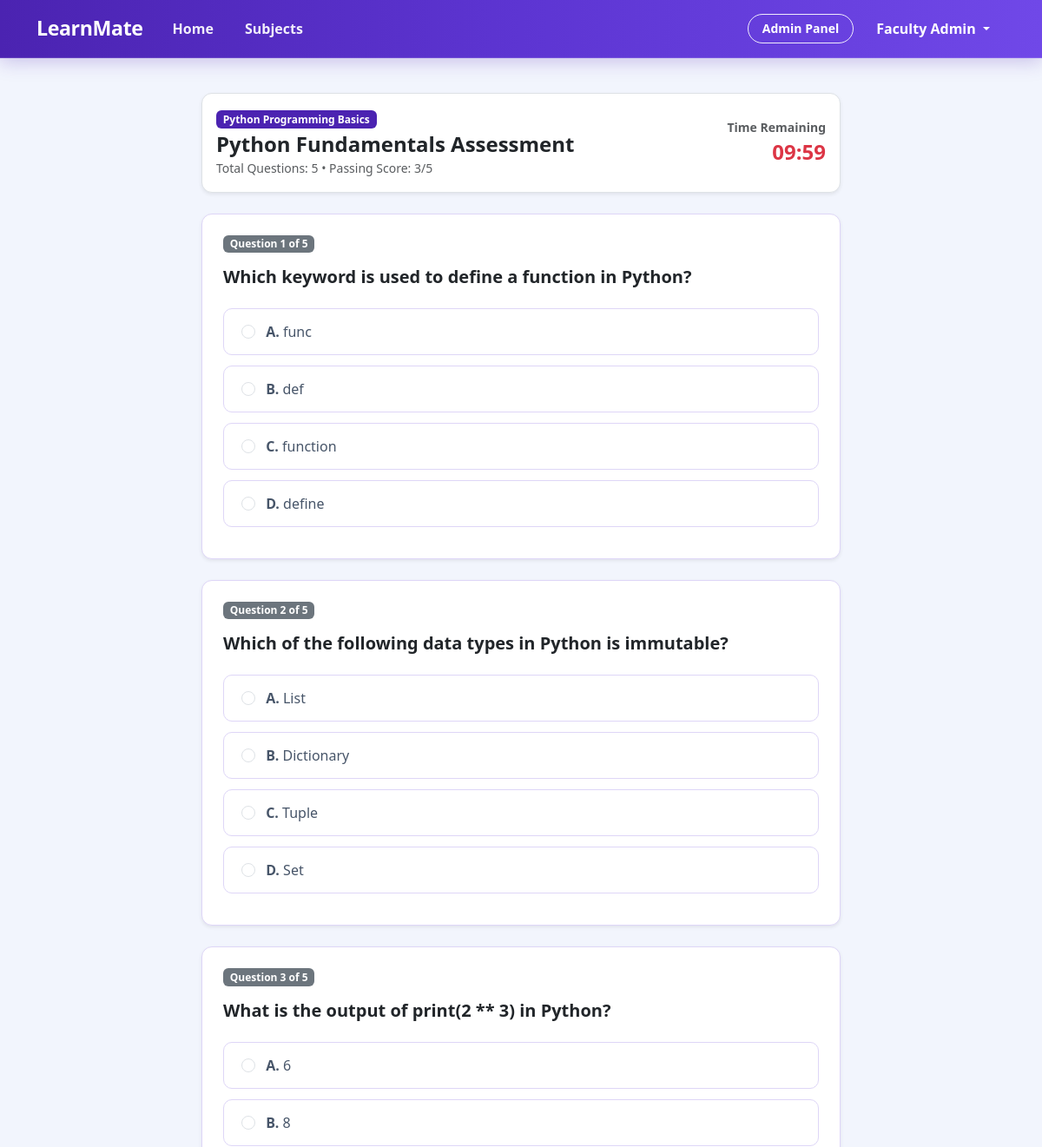
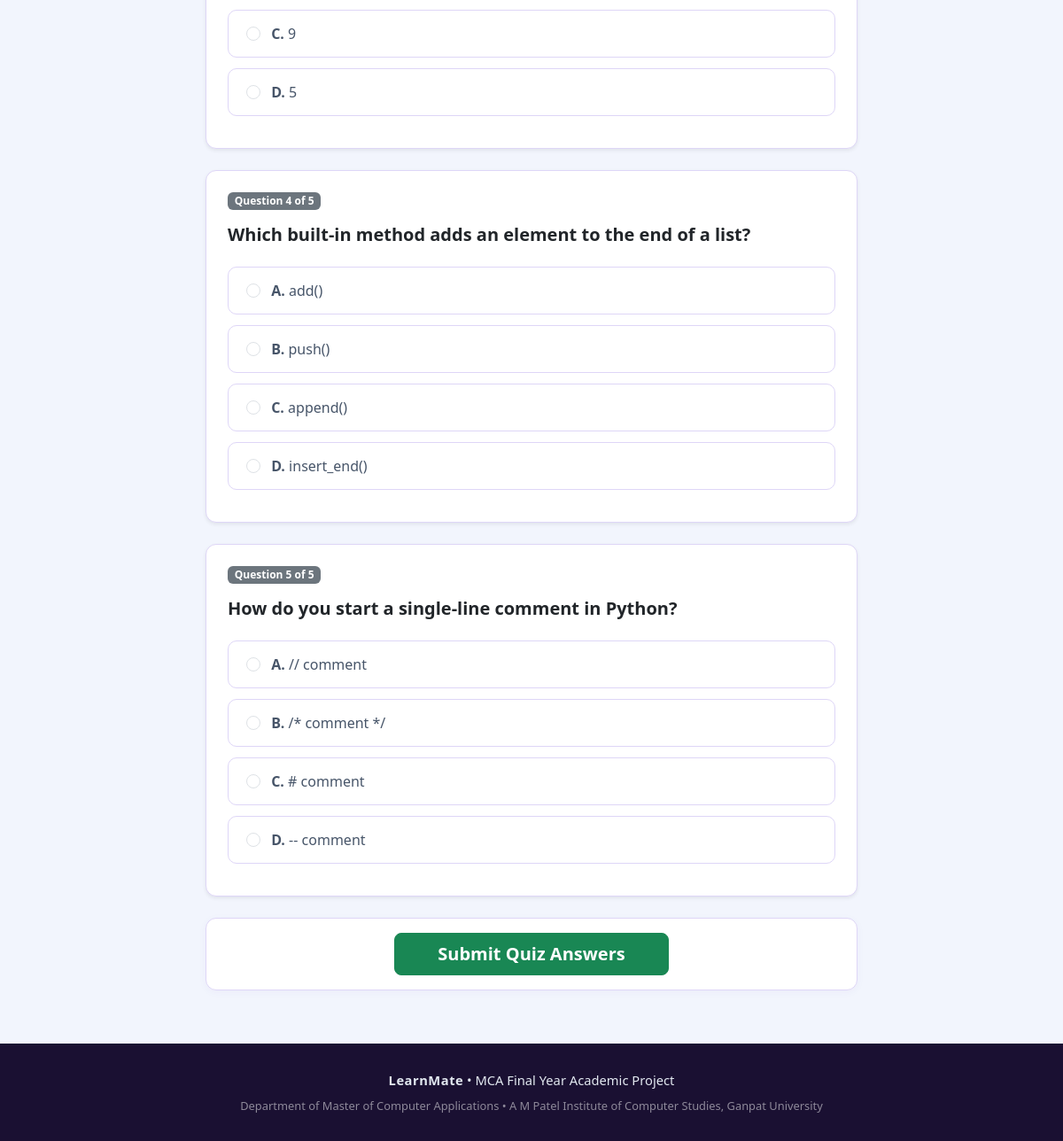
/quiz/1/take/ (signed in), run on the app's committed database (2 pictures, top to bottom).
### main_app/models.py (models this page shows, shortened)
class Quiz(models.Model):
    quiz_id = models.AutoField(primary_key=True)
    subject = models.ForeignKey(Subject, on_delete=models.CASCADE, related_name='quizzes')
    quiz_title = models.CharField(max_length=150)
    total_questions = models.IntegerField(default=5)
    passing_marks = models.IntegerField(default=3)
    created_by = models.ForeignKey(User, on_delete=models.CASCADE)
    created_at = models.DateTimeField(auto_now_add=True)
    class Meta:
        db_table = 'quiz'
        verbose_name = 'Quiz'
        verbose_name_plural = 'Quizzes'

class Subject(models.Model):
    subject_id = models.AutoField(primary_key=True)
    subject_name = models.CharField(max_length=100)
    description = models.TextField()
    image = models.ImageField(upload_to='subjects/', null=True, blank=True, help_text="Upload subject cover image")
    image_url = models.URLField(max_length=500, null=True, blank=True, help_text="Or paste direct web image URL")
    created_by = models.ForeignKey(User, on_delete=models.CASCADE, related_name='subjects_created')
    created_at = models.DateTimeField(auto_now_add=True)
    class Meta:
        db_table = 'subject'
        verbose_name = 'Subject'
        verbose_name_plural = 'Subjects'

class QuizQuestion(models.Model):
    ANSWER_CHOICES = (
        ('A', 'Option A'),
        ('B', 'Option B'),
        ('C', 'Option C'),
        ('D', 'Option D'),
    )
    question_id = models.AutoField(primary_key=True)
    quiz = models.ForeignKey(Quiz, on_delete=models.CASCADE, related_name='questions')
    question_text = models.TextField()
    option_a = models.CharField(max_length=255)
    option_b = models.CharField(max_length=255)
    option_c = models.CharField(max_length=255)
    option_d = models.CharField(max_length=255)
    correct_answer = models.CharField(max_length=1, choices=ANSWER_CHOICES, help_text="Select correct option (A/B/C/D)")
    explanation = models.TextField(blank=True, null=True, help_text="Explanation for student revision")
    class Meta:
        db_table = 'quiz_question'
        verbose_name = 'Quiz Question'
        verbose_name_plural = 'Quiz Questions'

### main_app/views.py (the view)
# urls.py: path('quiz/<int:quiz_id>/take/', views.take_quiz, name='take_quiz'),
@login_required
def take_quiz(request, quiz_id):
    quiz = get_object_or_404(Quiz, quiz_id=quiz_id)
    questions = quiz.questions.all().order_by('question_id')
    if not questions.exists():
        messages.warning(request, "This quiz currently does not have any questions.")
        return redirect('course_detail', subject_id=quiz.subject.subject_id)
    context = {
        'quiz': quiz,
        'questions': questions,
        'total_questions': questions.count(),
    }
    return render(request, 'student/take_quiz.html', context)

### templates/student/take_quiz.html (shortened to what this page needs)
{% extends 'base.html' %}
{% block content %}
<div class="container py-3">
    <div class="row justify-content-center">
        <div class="col-lg-8">
            <div class="custom-card p-3 mb-4 sticky-top bg-white border shadow-sm" style="top: 70px; z-index: 100;">
                <div class="d-flex justify-content-between align-items-center">
                    <div>
                        <span class="badge bg-primary mb-1">{{ quiz.subject.subject_name }}</span>
                        <h4 class="fw-bold mb-0 text-dark">{{ quiz.quiz_title }}</h4>
                        <small class="text-muted">Total Questions: {{ total_questions }} • Passing Score: {{ quiz.passing_marks }}/{{ total_questions }}</small>
                    </div>
                    <div class="text-end">
                        <div class="small text-muted fw-semibold">Time Remaining</div>
                        <div class="fs-4 fw-bold text-danger" id="quiz-timer" data-minutes="10">10:00</div>
                    </div>
                </div>
            </div>
            <form method="POST" action="{% url 'submit_quiz' quiz.quiz_id %}" id="quiz-form">
                {% for q in questions %}
                <div class="custom-card p-4 mb-4 shadow-sm">
                    <div class="d-flex justify-content-between align-items-center mb-3">
                        <span class="badge bg-secondary">Question {{ forloop.counter }} of {{ total_questions }}</span>
                    </div>
                    <h5 class="fw-bold text-dark mb-4">{{ q.question_text }}</h5>
                    <div class="quiz-options">
                        <label class="quiz-option-label">
                            <input type="radio" name="question_{{ q.question_id }}" value="A" class="form-check-input me-2">
                            <span class="option-text"><strong>A.</strong> {{ q.option_a }}</span>
                        </label>
                        <label class="quiz-option-label">
                            <input type="radio" name="question_{{ q.question_id }}" value="B" class="form-check-input me-2">
                            <span class="option-text"><strong>B.</strong> {{ q.option_b }}</span>
                        </label>
                        <label class="quiz-option-label">
                            <input type="radio" name="question_{{ q.question_id }}" value="C" class="form-check-input me-2">
                            <span class="option-text"><strong>C.</strong> {{ q.option_c }}</span>
                        </label>
                        <label class="quiz-option-label">
                            <input type="radio" name="question_{{ q.question_id }}" value="D" class="form-check-input me-2">
                            <span class="option-text"><strong>D.</strong> {{ q.option_d }}</span>
                        </label>
                    </div>
                </div>
                {% endfor %}
                <div class="custom-card p-3 text-center">
                    <button type="submit" class="btn btn-success btn-lg px-5 fw-bold" onclick="return confirm('Are you sure you want to submit your answers?');">
                        Submit Quiz Answers
                    </button>
                </div>
            </form>
        </div>
    </div>
</div>
{% endblock %}

### templates/base.html (shortened to what this page needs)
{% load static %}
<!DOCTYPE html>
<html lang="en">
<head>
    <link href="https://cdn.jsdelivr.net/npm/bootstrap@5.3.0/dist/css/bootstrap.min.css" rel="stylesheet">
    <link rel="stylesheet" href="https://cdn.jsdelivr.net/npm/bootstrap-icons@1.11.3/font/bootstrap-icons.min.css">
    <link rel="stylesheet" href="{% static 'css/style.css' %}?v=8.0">
</head>
<body>
    <nav class="navbar navbar-expand-lg navbar-custom sticky-top">
        <div class="container">
            <a class="navbar-brand" href="{% url 'home' %}">
                LearnMate
            </a>
            <div class="collapse navbar-collapse" id="navbarMain">
                <ul class="navbar-nav me-auto mb-2 mb-lg-0">
                    <li class="nav-item">
                        <a class="nav-link {% if request.resolver_match.url_name == 'home' %}active{% endif %}"
                            href="{% url 'home' %}">Home</a>
                    </li>
                    <li class="nav-item">
                        <a class="nav-link {% if request.resolver_match.url_name == 'courses' or request.resolver_match.url_name == 'course_detail' %}active{% endif %}"
                            href="{% url 'courses' %}">Subjects</a>
                    </li>
                </ul>
                <ul class="navbar-nav ms-auto align-items-center">
                    {% if user.is_authenticated %}
                    {% if user.profile.role == 'admin' or user.is_superuser %}
                    <li class="nav-item me-2">
                        <a class="btn btn-sm btn-outline-primary" href="{% url 'admin_dashboard' %}">
                            Admin Panel
                        </a>
                    </li>
                    {% else %}
                    <li class="nav-item me-2">
                        <a class="btn btn-sm btn-outline-primary" href="{% url 'dashboard' %}">
                            Dashboard
                        </a>
                    </li>
                    {% endif %}
                    <li class="nav-item dropdown">
                        <a class="nav-link dropdown-toggle font-weight-bold" href="#" id="userMenu" role="button"
                            data-bs-toggle="dropdown">
                            {{ user.first_name|default:user.username }}
                        </a>
                    </li>
                    {% endif %}
                </ul>
            </div>
        </div>
    </nav>
    <main class="py-4">
        {% block content %}{% endblock %}
    </main>
    <footer>
        <div class="container text-center">
            <div class="mb-2">
                <span class="fw-bold" style="letter-spacing: 0.5px;">LearnMate</span> • MCA Final Year Academic Project
            </div>
            <div class="small text-white-50">
                Department of Master of Computer Applications • A M Patel Institute of Computer Studies, Ganpat
                University
            </div>
        </div>
    </footer>
</body>
</html>

### static/css/style.css (style rules this page uses)
:root { --color-primary: #4b23b1; --color-primary-dark: #38178a; --color-primary-light: #ede8fc; --color-accent-periwinkle: #6e44e6; --color-dark-heading: #1a1032; --color-body-text: #475569; --color-muted-text: #6b7280; --color-bg-canvas: #f2f5fd; --color-card-surface: #ffffff; --color-border: #ded6f7; --primary-color: #4b23b1; --primary-dark: #38178a; --primary-light: #ede8fc; --secondary-color: #64748b; --accent-color: #6e44e6; --success-color: #10b981; --danger-color: #ef4444; --warning-color: #f59e0b; --background: #f2f5fd; --card-bg: #ffffff; --text-main: #1a1032; --text-body: #475569; --text-muted: #6b7280; --border-color: #ded6f7; }
body { font-family: 'Segoe UI', -apple-system, BlinkMacSystemFont, Roboto, Helvetica, Arial, sans-serif; background-color: var(--background); color: var(--text-body); min-height: 100vh; display: flex; flex-direction: column; }
h1, h2, h3, h4, h5, h6 { color: var(--color-dark-heading); font-weight: 700; }
a { color: var(--color-primary); text-decoration: none; transition: color 0.2s ease; }
main { flex: 1 0 auto; }
.navbar-custom { background: linear-gradient(90deg, #4b23b1 0%, #5d35d2 50%, #7048e8 100%) !important; border-bottom: 1px solid rgba(255, 255, 255, 0.15); box-shadow: 0 4px 20px rgba(75, 35, 177, 0.25); padding-top: 0.65rem; padding-bottom: 0.65rem; }
.navbar-custom .navbar-brand { font-weight: 800; color: #ffffff !important; font-size: 1.45rem; letter-spacing: -0.4px; display: inline-flex; align-items: center; }
.navbar-custom .nav-link { font-weight: 600; color: rgba(255, 255, 255, 0.92) !important; padding: 0.45rem 1rem !important; position: relative; border-radius: 20px; transition: all 0.2s ease; margin: 0 2px; }
.navbar-custom .btn-outline-primary, .navbar-custom .btn-outline-light { color: #ffffff !important; border: 1.5px solid rgba(255, 255, 255, 0.9) !important; background-color: transparent !important; border-radius: 20px !important; font-weight: 600; padding: 0.35rem 1rem !important; transition: all 0.2s ease; }
.navbar-custom .dropdown-toggle { color: #ffffff !important; font-weight: 600; }
.btn-outline-primary { color: var(--color-primary) !important; border-color: var(--color-primary) !important; background-color: transparent !important; font-weight: 600; border-radius: 8px; transition: all 0.2s ease; }
.badge.bg-primary { background-color: var(--color-primary) !important; color: #ffffff !important; }
.bg-primary { background-color: var(--color-primary) !important; }
.custom-card { background: #ffffff; border: 1.5px solid var(--border-color); border-radius: 12px; box-shadow: 0 2px 10px rgba(75, 35, 177, 0.04); margin-bottom: 20px; }
.quiz-option-label { display: block; padding: 14px 20px; border: 1.5px solid var(--border-color); border-radius: 10px; background-color: #ffffff; cursor: pointer; transition: all 0.2s ease; margin-bottom: 12px; }
footer { background-color: var(--color-dark-heading); color: #e2e8f0; padding: 30px 0; font-size: 0.92rem; margin-top: auto; }

### data on the page
Quiz: subject.subject_name "Python Programming Basics", quiz_title "Python Fundamentals Assessment", passing_marks "3"
QuizQuestion: total_questions "5", question_text "Which keyword is used to define a function in Python?", option_a "func", option_b "def", option_c "function", option_d "define"
QuizQuestion: total_questions "5", question_text "Which of the following data types in Python is immutable?", option_a "List", option_b "Dictionary", option_c "Tuple", option_d "Set"
QuizQuestion: option_d "5", question_text "What is the output of print(2 ** 3) in Python?", option_a "6", option_b "8", option_c "9"
QuizQuestion: total_questions "5", question_text "Which built-in method adds an element to the end of a list?", option_a "add()", option_b "push()", option_c "append()", option_d "insert_end()"
QuizQuestion: question_id "5", question_text "How do you start a single-line comment in Python?", option_a "// comment", option_b "/* comment */", option_c "# comment", option_d "-- comment"

### other printed values
{{ user.first_name|default:user.username }} "Faculty Admin"
{{ total_questions }} "5"
